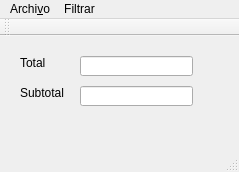
<?xml version="1.0" encoding="UTF-8"?>
<ui version="4.0">
 <class>MainWindow</class>
 <widget class="QMainWindow" name="MainWindow">
  <property name="enabled">
   <bool>true</bool>
  </property>
  <property name="geometry">
   <rect>
    <x>0</x>
    <y>0</y>
    <width>239</width>
    <height>172</height>
   </rect>
  </property>
  <property name="sizePolicy">
   <sizepolicy hsizetype="Fixed" vsizetype="Fixed">
    <horstretch>0</horstretch>
    <verstretch>0</verstretch>
   </sizepolicy>
  </property>
  <property name="windowTitle">
   <string>CFDICalc</string>
  </property>
  <property name="windowIcon">
   <iconset resource="resources.qrc">
    <normaloff>:/mister_chispa.png</normaloff>:/mister_chispa.png</iconset>
  </property>
  <widget class="QWidget" name="centralWidget">
   <widget class="QLabel" name="label">
    <property name="geometry">
     <rect>
      <x>20</x>
      <y>20</y>
      <width>47</width>
      <height>13</height>
     </rect>
    </property>
    <property name="text">
     <string>Total</string>
    </property>
   </widget>
   <widget class="QLabel" name="label_2">
    <property name="geometry">
     <rect>
      <x>20</x>
      <y>50</y>
      <width>47</width>
      <height>13</height>
     </rect>
    </property>
    <property name="text">
     <string>Subtotal</string>
    </property>
   </widget>
   <widget class="QLineEdit" name="totalDisplay">
    <property name="geometry">
     <rect>
      <x>80</x>
      <y>20</y>
      <width>113</width>
      <height>20</height>
     </rect>
    </property>
   </widget>
   <widget class="QLineEdit" name="subtotalDisplay">
    <property name="geometry">
     <rect>
      <x>80</x>
      <y>50</y>
      <width>113</width>
      <height>20</height>
     </rect>
    </property>
   </widget>
  </widget>
  <widget class="QMenuBar" name="menuBar">
   <property name="geometry">
    <rect>
     <x>0</x>
     <y>0</y>
     <width>239</width>
     <height>21</height>
    </rect>
   </property>
   <widget class="QMenu" name="menuArchivo">
    <property name="title">
     <string>Archi&amp;vo</string>
    </property>
    <addaction name="actionAbrir_CFDI"/>
    <addaction name="actionAcerca_de"/>
    <addaction name="actionSalir"/>
   </widget>
   <widget class="QMenu" name="menuFiltrar">
    <property name="title">
     <string>Filtrar</string>
    </property>
    <addaction name="actionG01_Adquisici_n_de_mercanc_as"/>
    <addaction name="actionG02_Devoluciones_descuentos_o_bonificaciones"/>
    <addaction name="actionG03_Gastos_en_general"/>
    <addaction name="actionI01_Construcciones"/>
    <addaction name="actionI02_Mobiliario_y_equipo_de_oficina_por_inversiones"/>
    <addaction name="actionI03_Equipo_de_transporte"/>
    <addaction name="actionI04_Equipo_de_c_mputo_y_accesorios"/>
    <addaction name="actionI05_Dados_troqueles_moldes_matrices_y_herramental"/>
    <addaction name="actionI06_Comunicaciones_telef_nicas"/>
    <addaction name="actionI07_Comunicaciones_satelitales"/>
    <addaction name="actionI08_Otra_maquinaria_y_equipo"/>
    <addaction name="actionD01_Honorarios_m_dicos_dentales_y_gastos_hospitalarios"/>
    <addaction name="actionD02_Gastos_m_dicos_por_incapacidad_o_discapacidad"/>
    <addaction name="actionD03_Gastos_funerales"/>
    <addaction name="actionD04_Donativos"/>
    <addaction name="actionD05_Intereses_reales_efectivamente_pagados_por_cr_ditos_hipotecarios_casahabitaci_n"/>
    <addaction name="actionD06_Aportaciones_voluntarias_al_SAR"/>
    <addaction name="actionD07_Primas_por_seguros_de_gastos_m_dicos"/>
    <addaction name="actionD08_Gastos_de_transportaci_n_escolar_obligatoria"/>
    <addaction name="actionD09_Dep_sitos_en_cuentas_para_el_ahorro_primas_que_tengan_como_base_planes_de_pensiones"/>
    <addaction name="actionD10_Pagos_por_servicios_educativos_colegiaturas"/>
    <addaction name="actionP01_Por_definir"/>
    <addaction name="actionTodos"/>
   </widget>
   <addaction name="menuArchivo"/>
   <addaction name="menuFiltrar"/>
  </widget>
  <widget class="QToolBar" name="mainToolBar">
   <attribute name="toolBarArea">
    <enum>TopToolBarArea</enum>
   </attribute>
   <attribute name="toolBarBreak">
    <bool>false</bool>
   </attribute>
  </widget>
  <widget class="QStatusBar" name="statusBar"/>
  <action name="actionAbrir_CFDI">
   <property name="text">
    <string>Abrir CFDI...</string>
   </property>
  </action>
  <action name="actionG01_Adquisici_n_de_mercanc_as">
   <property name="text">
    <string>G01 Adquisición de mercancías</string>
   </property>
  </action>
  <action name="actionG02_Devoluciones_descuentos_o_bonificaciones">
   <property name="text">
    <string>G02 Devoluciones, descuentos o bonificaciones</string>
   </property>
  </action>
  <action name="actionG03_Gastos_en_general">
   <property name="text">
    <string>G03 Gastos en general</string>
   </property>
  </action>
  <action name="actionTodos">
   <property name="text">
    <string>Todos</string>
   </property>
  </action>
  <action name="actionAcerca_de">
   <property name="text">
    <string>Acerca de...</string>
   </property>
  </action>
  <action name="actionSalir">
   <property name="text">
    <string>Salir</string>
   </property>
   <property name="shortcut">
    <string>Ctrl+Q</string>
   </property>
  </action>
  <action name="actionI01_Construcciones">
   <property name="text">
    <string>I01 Construcciones</string>
   </property>
  </action>
  <action name="actionI02_Mobiliario_y_equipo_de_oficina_por_inversiones">
   <property name="text">
    <string>I02 Mobiliario y equipo de oficina por inversiones</string>
   </property>
  </action>
  <action name="actionI03_Equipo_de_transporte">
   <property name="text">
    <string>I03 Equipo de transporte</string>
   </property>
  </action>
  <action name="actionI04_Equipo_de_c_mputo_y_accesorios">
   <property name="text">
    <string>I04 Equipo de cómputo y accesorios</string>
   </property>
  </action>
  <action name="actionI05_Dados_troqueles_moldes_matrices_y_herramental">
   <property name="text">
    <string>I05 Dados, troqueles, moldes, matrices y herramental</string>
   </property>
  </action>
  <action name="actionI06_Comunicaciones_telef_nicas">
   <property name="text">
    <string>I06 Comunicaciones telefónicas</string>
   </property>
  </action>
  <action name="actionI07_Comunicaciones_satelitales">
   <property name="text">
    <string>I07 Comunicaciones satelitales</string>
   </property>
  </action>
  <action name="actionI08_Otra_maquinaria_y_equipo">
   <property name="text">
    <string>I08 Otra maquinaria y equipo</string>
   </property>
  </action>
  <action name="actionD01_Honorarios_m_dicos_dentales_y_gastos_hospitalarios">
   <property name="text">
    <string>D01 Honorarios médicos, dentales y gastos hospitalarios</string>
   </property>
  </action>
  <action name="actionD02_Gastos_m_dicos_por_incapacidad_o_discapacidad">
   <property name="text">
    <string>D02 Gastos médicos por incapacidad o discapacidad</string>
   </property>
  </action>
  <action name="actionD03_Gastos_funerales">
   <property name="text">
    <string>D03 Gastos funerales</string>
   </property>
  </action>
  <action name="actionD04_Donativos">
   <property name="text">
    <string>D04 Donativos</string>
   </property>
  </action>
  <action name="actionD05_Intereses_reales_efectivamente_pagados_por_cr_ditos_hipotecarios_casahabitaci_n">
   <property name="text">
    <string>D05 Intereses reales efectivamente pagados por créditos hipotecarios (casahabitación)</string>
   </property>
  </action>
  <action name="actionD06_Aportaciones_voluntarias_al_SAR">
   <property name="text">
    <string>D06 Aportaciones voluntarias al SAR</string>
   </property>
  </action>
  <action name="actionD07_Primas_por_seguros_de_gastos_m_dicos">
   <property name="text">
    <string>D07 Primas por seguros de gastos médicos</string>
   </property>
  </action>
  <action name="actionD08_Gastos_de_transportaci_n_escolar_obligatoria">
   <property name="text">
    <string>D08 Gastos de transportación escolar obligatoria</string>
   </property>
  </action>
  <action name="actionD09_Dep_sitos_en_cuentas_para_el_ahorro_primas_que_tengan_como_base_planes_de_pensiones">
   <property name="text">
    <string>D09 Depósitos en cuentas para el ahorro, primas que tengan como base planes de pensiones</string>
   </property>
  </action>
  <action name="actionD10_Pagos_por_servicios_educativos_colegiaturas">
   <property name="text">
    <string>D10 Pagos por servicios educativos (colegiaturas)</string>
   </property>
  </action>
  <action name="actionP01_Por_definir">
   <property name="text">
    <string>P01 Por definir</string>
   </property>
  </action>
 </widget>
 <layoutdefault spacing="6" margin="11"/>
 <resources>
  <include location="resources.qrc"/>
 </resources>
 <connections/>
</ui>
